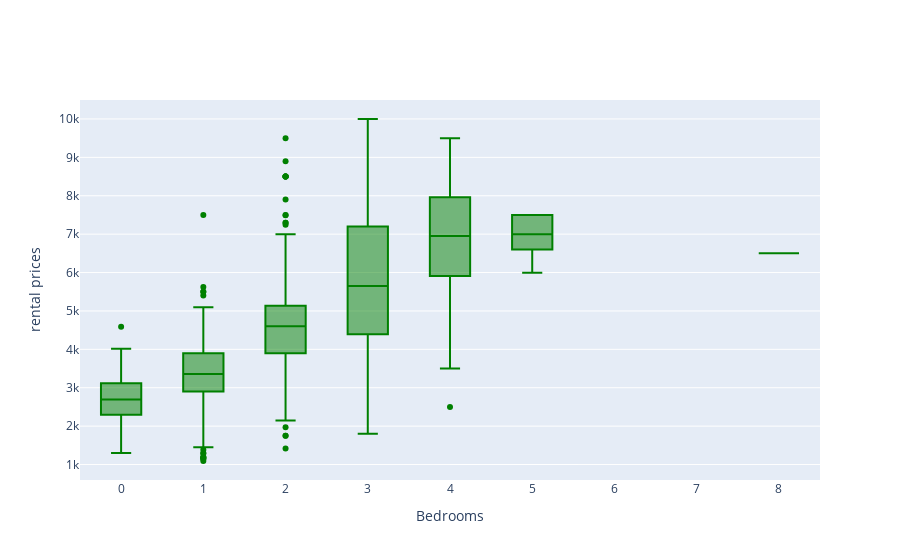

The notebook cell saved with this chart:
### Code cell
x = sf_cl_area['bedrooms']

trace0 = go.Box(
    y=sf_cl_area['price'],
    x=x,
    name='kale',
    marker=dict(
        color='Green'
    )
)

data = [trace0]
layout = go.Layout(
    yaxis=dict(
        title='rental prices',
        zeroline=False
    ),
    
    xaxis=dict(
        title='Bedrooms',
        zeroline=False
    ),
    boxmode='group'
)

fig = go.Figure(data=data, layout=layout)
iplot(fig)

### Figure 1 — Plotly figure (JSON) as saved in the notebook; plotly's stock layout.template omitted (floating-point values rounded to 4 significant figures; data arrays with more than 128 entries replaced by an {"elided": "..."} marker saying what was removed)
{"data": [{"marker": {"color": "Green"}, "name": "kale", "type": "box", "x": {"elided": "1008 int values"}, "y": {"elided": "1008 int values"}}], "layout": {"autosize": true, "boxmode": "group", "xaxis": {"autorange": true, "range": [-0.5, 8.5], "title": {"text": "Bedrooms"}, "type": "linear", "zeroline": false}, "yaxis": {"autorange": true, "range": [597.2, 10490.0], "title": {"text": "rental prices"}, "type": "linear", "zeroline": false}}}
